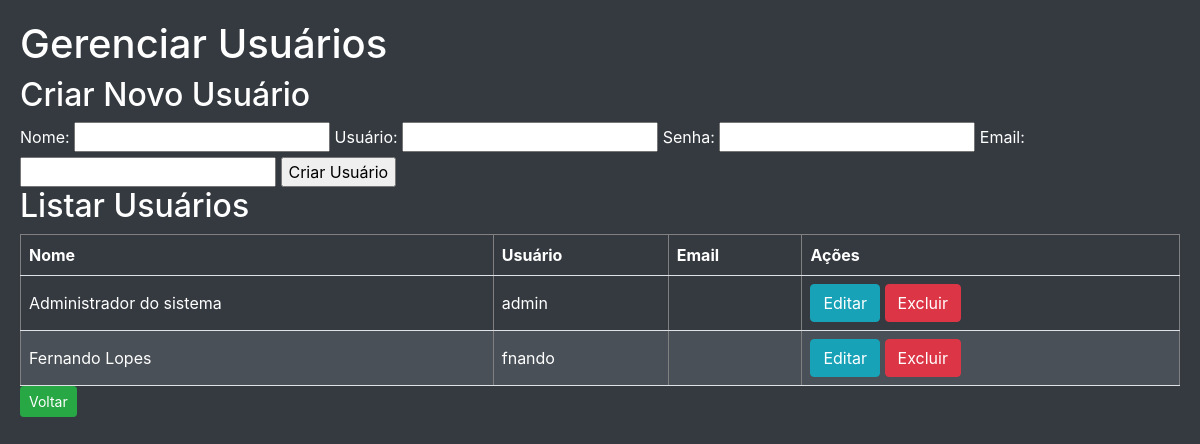
/gerenciar_usuarios.php, run on an earlier commit of the app's database.
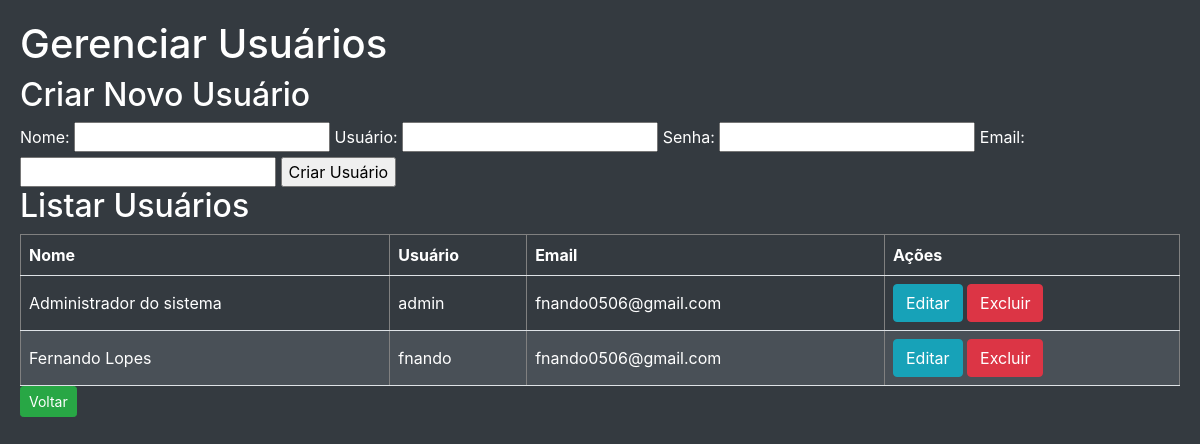
And on a later commit of the database.
### tables this page shows
CREATE TABLE IF NOT EXISTS `usuarios` (
  `id` int NOT NULL AUTO_INCREMENT,
  `nome` varchar(255) NOT NULL,
  `usuario` varchar(255) NOT NULL,
  `email` varchar(255) NOT NULL,
  `senha` varchar(300) NOT NULL,
  `token` varchar(300) NOT NULL,
  PRIMARY KEY (`id`)
);

### php/funcoes_usuarios.php (called while the page is built, shortened)
<?php
    function listarUsuarios($conexao) {
        $sql = "SELECT * FROM usuarios";
        $resultado = mysqli_query($conexao, $sql);
        $usuarios = array();
        while ($usuario = mysqli_fetch_assoc($resultado)) {
            $usuarios[] = $usuario;
        }
        return $usuarios;
    }
?>

### gerenciar_usuarios.php (the view, shortened to what this page needs)
<?php
    include_once('php/conexao.php');
    include_once('php/funcoes_usuarios.php');
?>
<!DOCTYPE html>
<html lang="pt-BR">
<head>
    <link rel="stylesheet" href="../css/bootstrap.css">
</head>
<body>
    <h1>Gerenciar Usuários</h1>
    <h2>Criar Novo Usuário</h2>
    <form action="" method="post">
        <label for="nome">Nome:</label>
        <input type="text" name="nome" id="nome" required>
        <label for="usuario">Usuário:</label>
        <input type="text" name="usuario" id="usuario" required>
        <label for="senha">Senha:</label>
        <input type="password" name="senha" id="senha" required>
        <label for="email">Email:</label>
        <input type="email" name="email" id="email" required>
        <input type="submit" name="criar_usuario" value="Criar Usuário">
    </form>
    <h2>Listar Usuários</h2>
    <table border="1">
        <tr>
            <th>Nome</th>
            <th>Usuário</th>
            <th>Email</th>
            <th>Ações</th>
        </tr>
        <?php
            $usuarios = listarUsuarios($conexao);
            foreach($usuarios as $usuario) {
                echo "<tr>";
                echo "<td>" . $usuario['nome'] . "</td>";
                echo "<td>" . $usuario['usuario'] . "</td>";
                echo "<td>" . $usuario['email'] . "</td>";
                echo "<td>
                        <button class='btn btn-info' onclick=\"window.location.href ='editar_usuario.php?id=" . $usuario['id'] . "'\">Editar</button>
                        <button class='btn btn-danger' onclick=\"if(confirm('Tem certeza que deseja excluir este usuário?')) window.location.href='gerenciar_usuarios.php?excluir_id=" . $usuario['id'] . "'\">Excluir</button>
                      </td>";
                echo "</tr>";
            }
        ?>
    </table>
    <button type="button" class="btn btn-sm btn-success" onclick="window.location.href='admin.php'">Voltar</button>
</body>
</html>

What changed in the data, as far as the page shows it:
changed usuarios "Administrador do sistema": email (not shown) → "fnando0506@gmail.com"
changed usuarios "Fernando Lopes": email (not shown) → "fnando0506@gmail.com"
